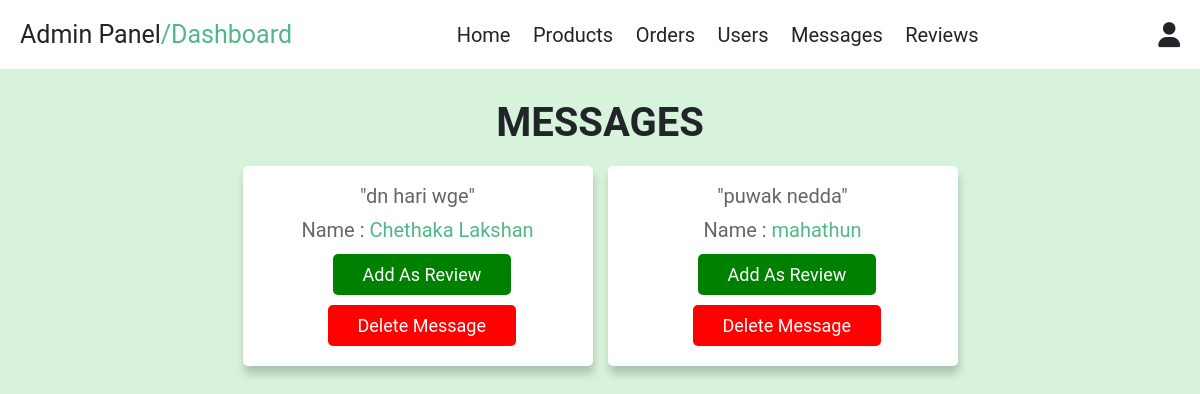
/admin_contacts.php (signed in), run on an earlier commit of the app's database.
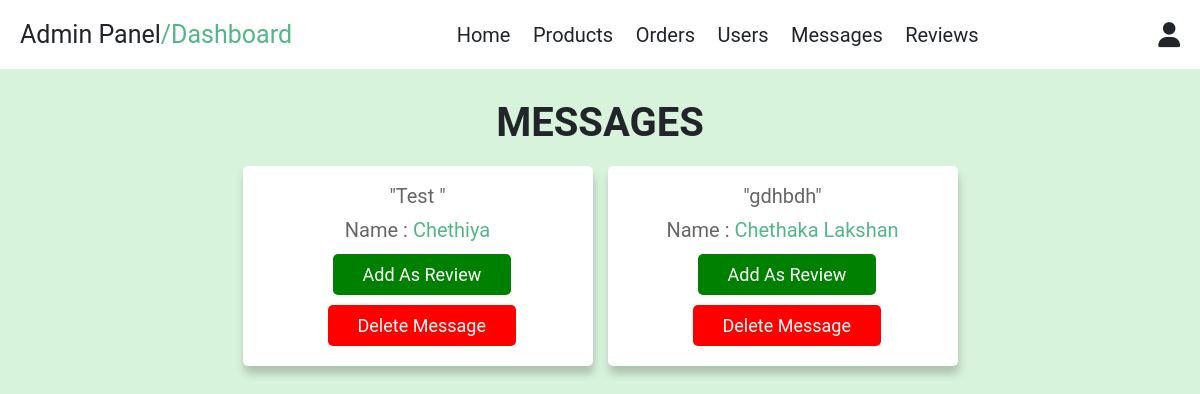
And on a later commit of the database.
### tables this page shows
CREATE TABLE `message` (
  `id` int(100) NOT NULL,
  `user_id` int(100) NOT NULL,
  `name` varchar(100) NOT NULL,
  `email` varchar(100) NOT NULL,
  `message` varchar(500) NOT NULL,
  `date_time` timestamp NOT NULL DEFAULT current_timestamp() ON UPDATE current_timestamp()
);

### admin_contacts.php (the view, shortened to what this page needs)
<?php
    include 'config.php';
?>
<!DOCTYPE html>
<html lang="en">
<head>
    <link rel="stylesheet" href="https://cdnjs.cloudflare.com/ajax/libs/font-awesome/6.0.0/css/all.min.css">
    <link rel="stylesheet" href="css/admin_style.css">
    <link rel="stylesheet" href="css/style.css">
</head>
<body>
    <?php include 'admin_header.php'; ?>
    <section class="messages">
        <h1 class="title">messages</h1>
        <div class="box-container">
            <?php
            $select_message = mysqli_query($conn, "SELECT * FROM `message`") or die('query failed');
            if (mysqli_num_rows($select_message) > 0) {
                while ($fetch_message = mysqli_fetch_assoc($select_message)) {
            ?>
                    <div class="box">
                        <form action="" method="POST">
                            <p><?php echo '"' . $fetch_message['message'] . '"'; ?></p>
                            <p>Name : <span><?php echo $fetch_message['name']; ?></span> </p>
                            <input type="submit" name="submit" value="add as review" class="delete-btn" style="margin-left: 7rem; margin-bottom:10px; background:green;">
                            <a href=" admin_contacts.php?delete=<?php echo $fetch_message['id']; ?>" onclick="return confirm('delete this message?');" class="delete-btn" style="margin-left: 6.5rem;">delete message</a>
                        </form>
                    </div>
            <?php
                }
            } else {
                echo '<p class="empty" style="border:transparent;">You have no messages!</p>';
            }
            ?>
        </div>
    </section>
</body>
</html>

What changed in the data, as far as the page shows it:
removed message: message "dn hari wge", name "Chethaka Lakshan"
removed message: message "puwak nedda", name "mahathun"
added message: message "Test", name "Chethiya"
added message: message "gdhbdh", name "Chethaka Lakshan"
